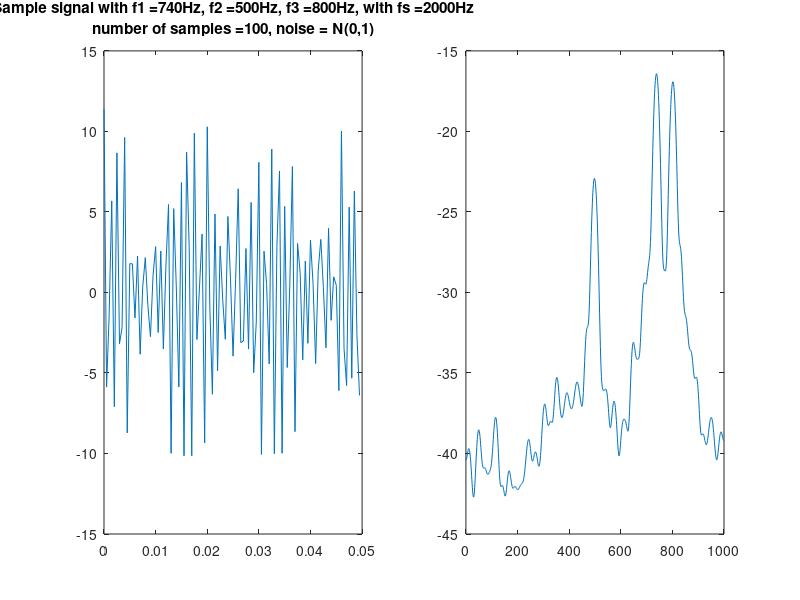

MATLAB code to generate this figure: (Note: this script raises an error after producing the figure.)
clear;
Nfft = 2048;
N = 100;
a = 5;
b = 2;
c = 5;
alpha = 0.37;
beta = 0.25;
muy = 0.4;
fs = 2000;
T = 1/fs;
t = 0:1:N-1;
t = t/fs;
f1 = alpha*fs;
f2 = beta*fs;
f3 = muy*fs;
variance = 1;
w = sqrt(variance)*randn(1,N);
% Generate sample with white gaussian noise N(0,1)
for n = 1:1:N
    sig(n) = a*cos(alpha*fs*2*pi*(n-1)/fs)+b*cos(beta*fs*2*pi*(n-1)/fs)+c*cos(muy*fs*2*pi*(n-1)/fs)+w(n);
end
for n = 1:1:Nfft/2
    x(n) = 0;
end
for n = Nfft/2+1:1:Nfft/2+N
    x(n) = sig(n-Nfft/2);
end
for n = Nfft/2+N+1:1:Nfft
    x(n) = 0;
end
% Calculate correlation of signal
rx = zeros(1,Nfft);
for m = (Nfft/2+1):(Nfft)
    for n = (Nfft/2+1):(Nfft-m+1+Nfft/2)
        rx(m) = rx(m) + x(n+m-Nfft/2-1)*x(n);
    end
    rx(m) = rx(m)/(Nfft-m+1);
end
for m = 2:Nfft/2
    rx(m) = rx(Nfft-m+2);
end

% Generate Barlett window values
 %round(Nfft/10);
L = round(Nfft/10);
M = (L-1)/2;
wbarlett = zeros(1,L);
for m = 1:L
    if(m<=((L+1)/2))
        wbarlett(m) = 2*m/(L-1);
    else
        wbarlett(m) = 2-2*m/(L-1);
    end
end

% Calculating periodogram using Blackman-Turkey method with Barlett window
Pbt = zeros(1,fs/2);
for f = 1:fs/2
    for i = -M:M
        Pbt(f) = Pbt(f) + wbarlett(i+(L+1)/2)*rx(Nfft/2+i+1)*exp(-1i*2*pi*(f-1)*(i+Nfft/2+1)*T);
    end
    Pbt(f) = abs(Pbt(f))*T;
end
Pbt = 10*log10(Pbt);

% Plotting the signal and periodogram
subplot(1,2,1);
plot(t,sig(1:1:N));
title_1 = strcat("Sample signal with f1 = ",num2str(f1),"Hz, f2 = ",num2str(f2),"Hz, f3 = ",num2str(f3),"Hz, with fs = ",num2str(fs),"Hz");
title_11 = strcat("number of samples = ",num2str(N),", noise = N(0,1)");
title({title_1,title_11});
subplot(1,2,2);
plot(0:1:fs/2-1,Pbt);
hold on
[pks,locs] = findpeaks(Pbt,0:1:fs/2-1);
findpeaks(Pbt,0:1:fs/2-1)
for i = 1:1:length(pks)
    text(locs(i)+.02,pks(i),num2str(locs(i)));
end
title("Mordified Periodogram - Blackman-Turkey");